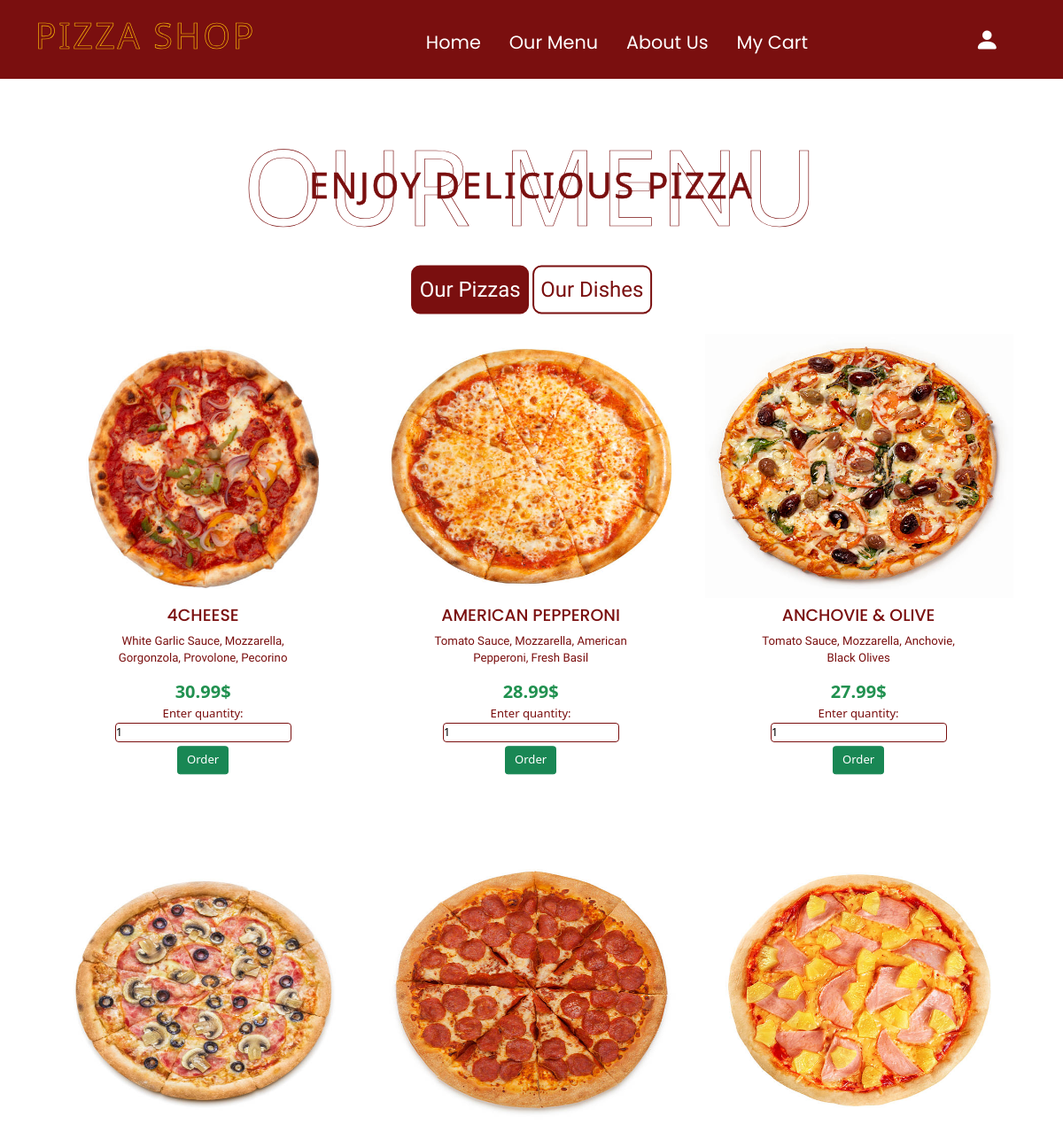
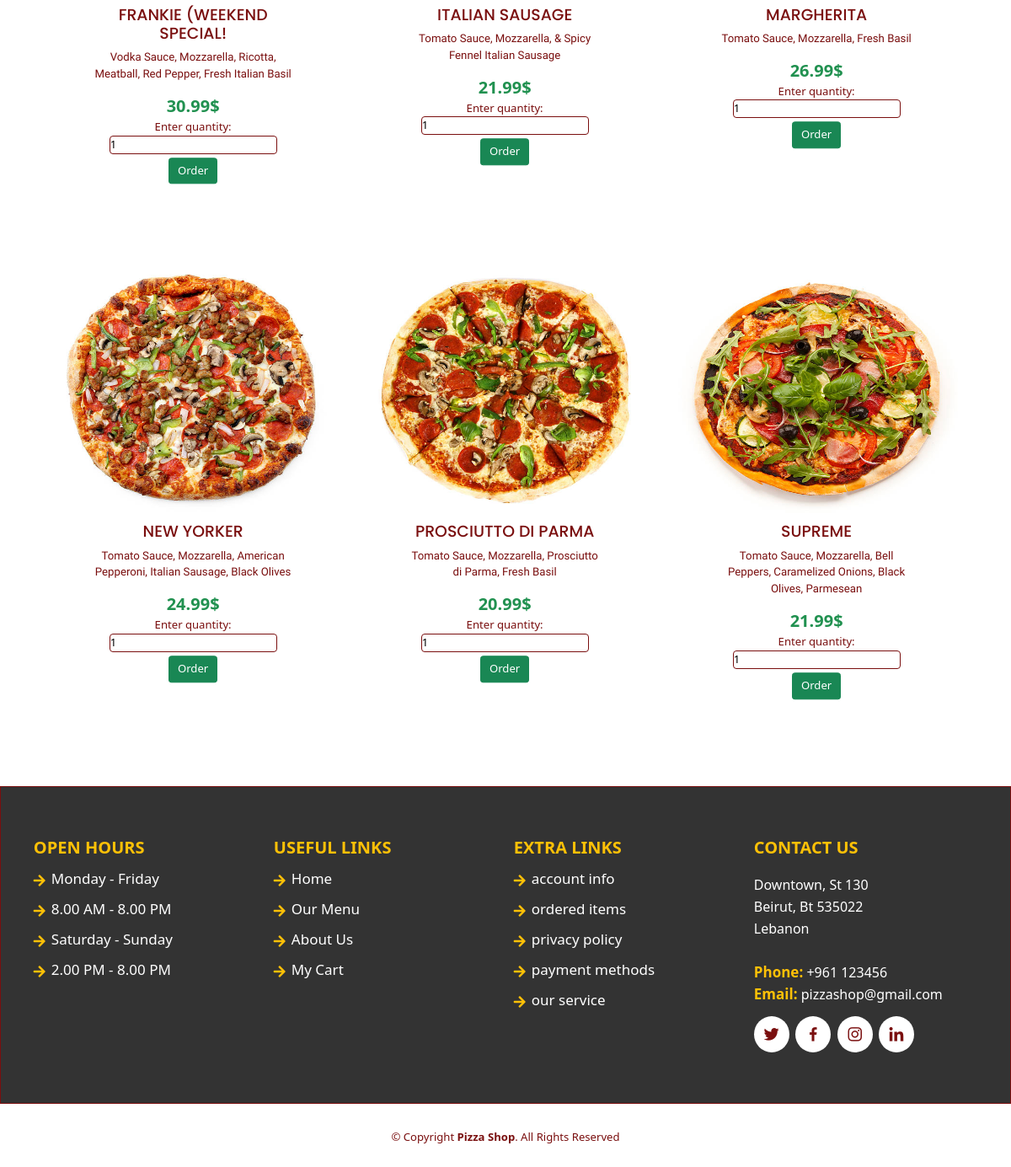
Page /menu.php on the committed database (2 pictures, top to bottom).
### tables this page shows
CREATE TABLE `food` (
  `Name` varchar(25) NOT NULL,
  `price` double NOT NULL,
  `type` varchar(25) NOT NULL,
  `Description` text NOT NULL,
  `image` text NOT NULL
);

### menu.php (the view, shortened to what this page needs)
<!DOCTYPE html>
<?php
$get="";
if(isset($_SESSION["username"] )){
    $get=$_SESSION["username"];
}
else {
    $get="";
}
?>
<?php
    $conn= new mysqli("localhost", "root", "");
    $pizzaquery= "SELECT * FROM food WHERE type='pizza'";
    $pizzaresults= mysqli_query($conn, $pizzaquery);
     ?>
     <html>
        <head>
            <link href="https://cdn.jsdelivr.net/npm/bootstrap@5.1.3/dist/css/bootstrap.min.css" rel="stylesheet">
            <link rel="stylesheet" href="https://cdn.jsdelivr.net/npm/bootstrap-icons@1.8.1/font/bootstrap-icons.css">
            <link rel="stylesheet" href="https://cdnjs.cloudflare.com/ajax/libs/font-awesome/5.15.4/css/all.min.css">
            <link rel="stylesheet" href="https://cdn.jsdelivr.net/npm/boxicons@latest/css/boxicons.min.css">
            <link href="css/main.css" rel="stylesheet">
            <link href="css/menu.css" rel="stylesheet">
        </head>
        <body>
        <nav class="navbar-expand-lg navbar navbar-dark " style="background-color: rgb(122, 15, 15); ">
        <div class="container-xl">
            <a class="navbar-brand nav-item" href="#">
                <p id="STORE_LOGO">PIZZA SHOP</p>
            </a>
            <div class="collapse navbar-collapse" id="navbarCollapse">
            <div class="navbar-nav mx-lg-auto">
                <a class="nav-item nav-link " href="index.php"><p class="nav_p">Home</p></a>
                <a class="nav-item nav-link " href="menu.php"><p class="nav_p">Our Menu</p></a>
                <a class="nav-item nav-link " href="about.php"><p class="nav_p">About Us</p></a>
                <a class="nav-item nav-link " href="ordered.php"><p class="nav_p">My Cart</p></a>
            </div>
            <div class="d-flex align-items-lg-center mt-3 mt-lg-0">
            <a href="signin.php" target="_blank" class="nav-item nav-link " title="Sign In" id="login-btn"><i class="bi bi-person-fill ic"></i><spam class="username"><?php echo $get;?></spam></a>
            </div>
            </div>
        </div>
        </nav>
        <div id="about_us">
            <h1 class="heading" > OUR MENU <span>Enjoy Delicious Pizza</span></h1>
        </div>
        <br><br>
        <div id="dish_btns">
        <div class="center">
        <button type="button" class=" pizza_btn">Our Pizzas</button>
        <button type="button" class=" dish_btn">Our Dishes</button>
        </div>
        </div>
        <br><br>
        <div id="pizzas">
        <main class="ccontainer" id="container">
            <div class="gallery-wrapper">
                <ul class="gallery">
                  <?php while($rows=mysqli_fetch_assoc($pizzaresults)){
                            ?>
                    <li class="gallery-item">
                      <form method="post" action="">
                      <input type="hidden" name="image" value="<?php echo $rows['image'];?>"> </input><img src=<?php echo $rows['image'];?> class="gallery-img">
                        <div class="gallery-im-caption">
                          <input type="hidden" name="title" value="<?php echo $rows['Name'];?>">  </input><h4 class="title"><?php echo $rows['Name'];?></h4>
                            <input type="hidden" name="txt" value="<?php echo $rows['Description'];?>"> </input> <p class="txt"><?php echo $rows['Description'];?></p>
                            <input type="hidden" name="price" value="<?php echo $rows['price'];?>">  </input> <span class="price"><?php echo $rows['price'];?>$</span>
                          <div>
                            <label for="qtty">Enter quantity:</label>
                            <input style="  border-radius: 4px; border: 1px solid lightgrey; border-color: rgb(122, 15, 15); margin-bottom:4px; placeholder{color:rgb(122, 15, 15);}" class="qtty" name="quantity" type="number" value="1" placeholder="Enter quantity">
                          </div>
                             <div class="choice">
                                <button type="submit" onclick="order()" class="btn btn-success order">Order</button>
                            </div>
                        </div>
                      </form>
                    </li>
                  <?php }?>
                </ul>
            </div>
    </main>
        </div>
        <br><br>
        <footer id="footer">
            <div class="footer-top">
                <div class="container">
                    <div class="row">
                        <div class="col-lg-3 col-md-6 footer-links ">
                        <h4>Open Hours</h4>
                        <ul>
                            <li><i class="fas fa-arrow-right"></i> <a href="#">Monday - Friday</a></li>
                            <li><i class="fas fa-arrow-right"></i> <a href="#">8.00 AM - 8.00 PM</a></li>
                            <li><i class="fas fa-arrow-right"></i> <a href="#">Saturday - Sunday</a></li>
                            <li><i class="fas fa-arrow-right"></i> <a href="#">2.00 PM - 8.00 PM</a></li>
                        </ul>
                        </div>
                        <div class="col-lg-3 col-md-6 footer-links ">
                            <h4>Useful Links</h4>
                            <ul>
                                <li><i class="fas fa-arrow-right"></i> <a href="index.php">Home</a></li>
                                <li><i class="fas fa-arrow-right"></i> <a href="menu.php">Our Menu</a></li>
                                <li><i class="fas fa-arrow-right"></i> <a href="about.php">About Us</a></li>
                                <li><i class="fas fa-arrow-right"></i> <a href="ordered.php">My Cart</a></li>
                            </ul>
                        </div>
                        <div class="col-lg-3 col-md-6 footer-links ">
                            <h4>Extra Links</h4>
                            <ul>
                                <li><i class="fas fa-arrow-right"></i> <a href="#">account info</a></li>
                                <li><i class="fas fa-arrow-right"></i> <a href="#">ordered items</a></li>
                                <li><i class="fas fa-arrow-right"></i> <a href="#">privacy policy</a></li>
                                <li><i class="fas fa-arrow-right"></i> <a href="#">payment methods</a></li>
                                <li><i class="fas fa-arrow-right"></i> <a href="#">our service</a></li>
                            </ul>
                        </div>
                        <div class="col-lg-3 col-md-6 footer-contact">
                            <h4>Contact Us</h4>
                            <p>Downtown, St 130 <br> Beirut, Bt 535022<br> Lebanon <br><br> <span>Phone:</span> +961 123456<br> <span>Email:</span> pizzashop@gmail.com<br> </p>
                            <div class="social-links mt-3"> <a href="#" class="twitter"><i class="bx bxl-twitter"></i></a> <a href="#" class="facebook"><i class="bx bxl-facebook"></i></a> <a href="#" class="instagram"><i class="bx bxl-instagram"></i></a> <a href="#" class="linkedin"><i class="bx bxl-linkedin"></i></a> </div>
                        </div>
                    </div>
                </div>
            </div>
            <div class="container">
                <div class="copyright"> © Copyright <strong><span>Pizza Shop</span></strong>. All Rights Reserved </div>
            </div>
        </footer>
    </body>
</html>

### css/main.css (style rules this page uses)
* { margin: 0; padding: 0; box-sizing: border-box; outline: none; border: none; text-decoration: none; transition: all .2s linear; }
html { font-size: 82%; overflow-x: hidden; scroll-padding-top: 7rem; scroll-behavior: smooth; }
.nav_p { font-family: 'Poppins', sans-serif; font-stretch: expanded; font-size: 0.55cm; margin-left: 0.5cm; margin-top: 0.5cm; color: white; }
.ic { color: white; font-size: 28px; margin-left: 0.4cm; }
#STORE_LOGO { font-size: 3rem; text-transform: uppercase; color: transparent; -webkit-text-stroke: .05rem #ffc107; letter-spacing: .2rem; text-align: center; margin-bottom: 0.2cm; }
.heading { font-size: 9rem; text-transform: uppercase; color: transparent; -webkit-text-stroke: .05rem rgb(122, 15, 15); letter-spacing: .2rem; text-align: center; pointer-events: none; position: relative; margin-top: 50px; }
.heading span { position: absolute; top: 50%; left: 50%; transform: translate(-50%, -50%); width: 100%; color: rgb(122, 15, 15); font-size: 3rem; }
#footer { padding: 0 0 30px 0; }
#footer .footer-top { background: #333; border: 1px solid rgb(122, 15, 15); padding: 60px 0 30px 0; color: white; }
#footer .footer-top .social-links a { font-size: 22px; display: inline-block; background: white; color: rgb(122, 15, 15); line-height: 1; padding: 10px; margin-right: 4px; border-radius: 50%; text-align: center; transition: 0.2s; }
#footer .footer-top h4 { font-size: 20px; font-weight: bold; color: #ffc107; text-transform: uppercase; position: relative; padding-bottom: 12px }
#footer .footer-top .footer-links { margin-bottom: 30px; }
#footer .footer-top .footer-links ul { list-style: none; padding: 0; margin: 0 }
#footer .footer-top .footer-links ul i { padding-right: 2px; color: #ffc107; font-size: 16px; line-height: 1 }
#footer .footer-top .footer-links ul li { padding: 10px 0; display: flex; align-items: center; }
#footer .footer-top .footer-links ul li:first-child { padding-top: 0 }
#footer .footer-top .footer-links ul a { color: #fff; transition: 0.15s; display: inline-block; line-height: 1; text-decoration: none; font-size: 17px; margin-left: 5px; margin-top: -4px; }
#footer .footer-top .footer-contact { margin-bottom: 30px; }
#footer .footer-top .footer-contact p { line-height: 26px; font-size: 16px; color: #fff; }
#footer .footer-top .footer-contact span { color: #ffc107; font-size: 17px; font-weight: bold; }
#footer .copyright { text-align: center; padding-top: 30px; color: rgb(122, 15, 15); }

### css/menu.css (style rules this page uses)
.ccontainer { width: 100%; height: auto; }
.gallery-wrapper { width: 100%; max-width: 340px; margin: 0 auto; height: auto; }
.gallery { margin: 0; padding: 0; list-style: none; width: 100%; height: auto; display: flex; flex-direction: column; }
.gallery-item:not(:last-of-type) { margin-bottom: 50px; }
.title { font-size:0.5cm; text-transform: uppercase; color: rgb(122, 15, 15); font-family: 'Poppins', sans-serif; }
span.price { color: #219150; font-size: 20px; font-weight: bold; }
.txt { font-size:0.35cm; font-family: "Trirong", serif; }
.gallery-img { width: 350px; height: 300px; border: 1px solid white; }
.gallery-im-caption { position: relative; margin: 0; padding: 8px; width: 250px; height: auto; margin-left: 1.3cm; color: rgb(122, 15, 15); text-align: center; }
.choice { margin-top: 7%; position: relative; bottom: 0; left: 50%; -ms-transform: translate(-50%, -50%); transform: translate(-50%, -50%); }
@media screen and (min-width: 769px) { .gallery-wrapper { max-width: 1240px; } }
@media screen and (min-width: 769px) { .gallery { flex-direction: row; flex-wrap: wrap; justify-content: center; } }
@media screen and (min-width: 769px) { .gallery-item { padding: 10px; } }
@media screen and (min-width: 769px) { .gallery-img { min-width: 350px; max-width: 350px; } }
.pizza_btn { border:2px solid rgb(122, 15, 15) ; color:white ; background-color: rgb(122, 15, 15); font-size: x-large; font-family: "Trirong", serif; padding: 0.2cm; border-radius: 10px; }
.dish_btn { border:2px solid rgb(122, 15, 15) ; color:rgb(122, 15, 15) ; font-size: x-large; background-color: white; font-family: "Trirong", serif; padding: 0.2cm; border-radius: 10px; }
.center { margin: 0; position: absolute; top: 50%; left: 50%; -ms-transform: translate(-50%, -50%); transform: translate(-50%, -50%); }
#dish_btns { width: 100%; position: relative; }
::placeholder { color: #fff; }

### rows in the picture
food: image (picture), Name "4CHEESE", Description "White Garlic Sauce, Mozzarella, Gorgonzola, Provolone, Pecorino", price "30.99"
food: image (picture), Name "AMERICAN PEPPERONI", Description "Tomato Sauce, Mozzarella, American Pepperoni, Fresh Basil", price "28.99"
food: image (picture), Name "ANCHOVIE & OLIVE", Description "Tomato Sauce, Mozzarella, Anchovie, Black Olives", price "27.99"
food: image (picture), Name "FRANKIE (WEEKEND SPECIAL!", Description "Vodka Sauce, Mozzarella, Ricotta, Meatball, Red Pepper, Fresh Italian Basil", price "30.99"
food: image (picture), Name "ITALIAN SAUSAGE", Description "Tomato Sauce, Mozzarella, & Spicy Fennel Italian Sausage", price "21.99"
food: image (picture), Name "MARGHERITA", Description "Tomato Sauce, Mozzarella, Fresh Basil", price "26.99"
food: shows a picture, Name "NEW YORKER", Description "Tomato Sauce, Mozzarella, American Pepperoni, Italian Sausage, Black Olives", price "24.99"
food: image (picture), Name "PROSCIUTTO DI PARMA", Description "Tomato Sauce, Mozzarella, Prosciutto di Parma, Fresh Basil", price "20.99"
food: image (picture), Name "SUPREME", Description "Tomato Sauce, Mozzarella, Bell Peppers, Caramelized Onions, Black Olives, Parmesean", price "21.99"
